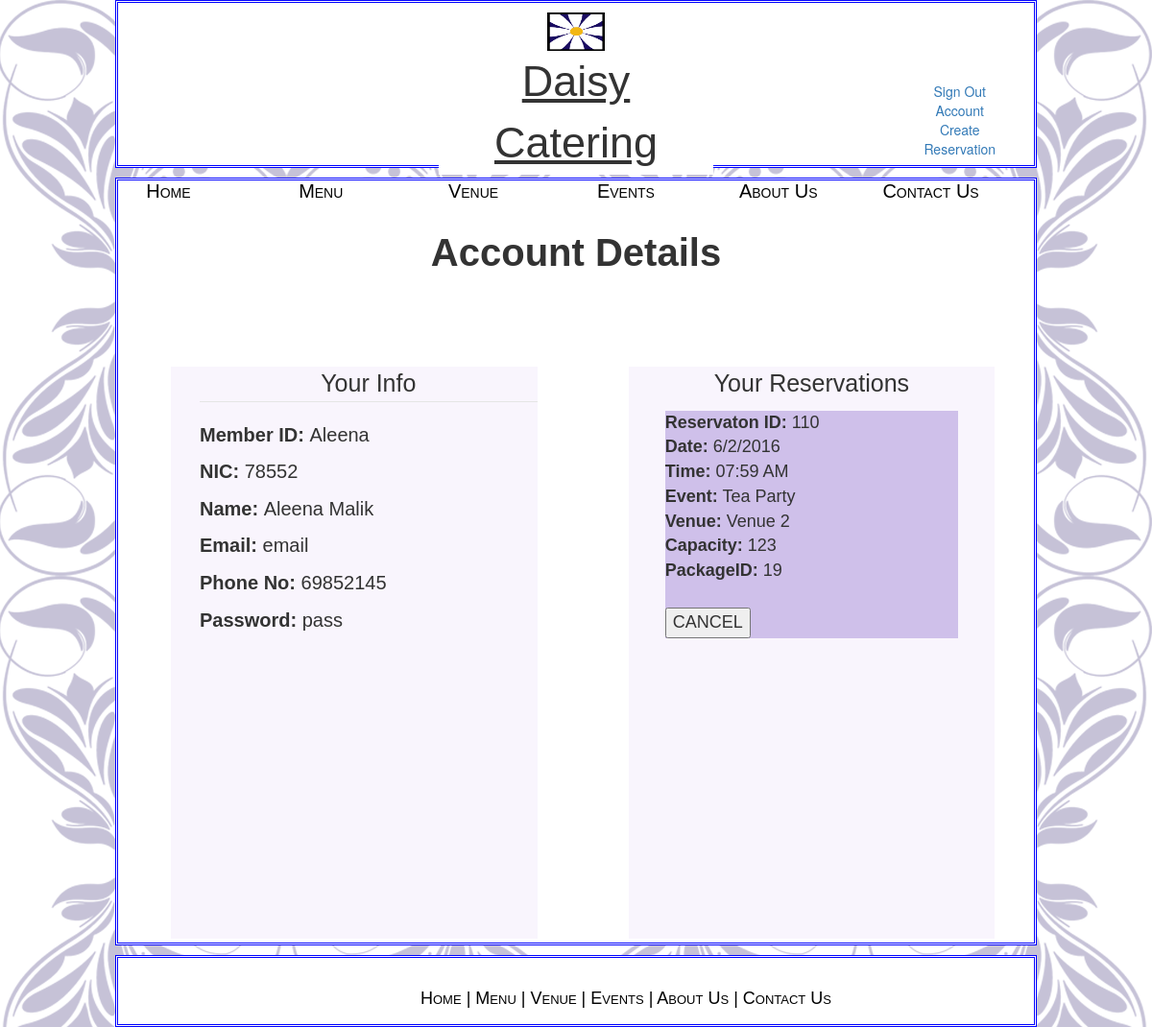
/AccountDetails.php (signed in), run on the app's committed database.
### tables this page shows
CREATE TABLE IF NOT EXISTS `reservation` (
  `ReservationID` int(4) NOT NULL AUTO_INCREMENT,
  `MemberID` varchar(50) NOT NULL,
  `rDate` varchar(20) NOT NULL,
  `rTime` varchar(20) NOT NULL,
  `EventType` varchar(50) NOT NULL,
  `VenueName` varchar(50) NOT NULL,
  `PackageID` int(4) NOT NULL,
  `Capacity` int(3) NOT NULL,
  PRIMARY KEY (`ReservationID`),
  KEY `MemberID` (`MemberID`),
  KEY `rDate` (`rDate`),
  KEY `rTime` (`rTime`),
  KEY `EventID` (`EventType`),
  KEY `VenueID` (`VenueName`),
  KEY `PackageID` (`PackageID`)
);

### AccountClass.php (called while the page is built, shortened)
<?php
class User{
	 var $createMemberId, $firstName,$lastName, $NIC, $email, $phoneNo, $password;
	function getMemberId(){
		return $this->createMemberId;}
	function getFirstName(){
		return $this->firstName;}
	function getLastName(){
		return $this->lastName;}
	function getNIC(){
		return $this->NIC;}
	function getEmail(){
		return $this->email;}
	function getPhoneNo(){
		return $this->phoneNo;}
	function getPassword(){
		return $this->password;}
}
?>

### AccountDetails.php (the view, shortened to what this page needs)
<?php
    include './Classes/AccountClass.php';
    $connection = new mysqli('localhost','Aleena','','daisycatering');
   ?>
<!DOCTYPE html>
<head>
        <link rel="stylesheet" type="text/css" href="css/bootstrap.css">
        <link rel="stylesheet" type="text/css" href="css/bootstrap.min.css">
        <link rel="stylesheet" type="text/css" href="css/bootstrap-theme.css">
        <link rel="stylesheet" type="text/css" href="css/bootstrap-theme.min.css">
        <link rel="stylesheet" type="text/css" href="/css/main.css">
</head>
<body>
    <div class="EntireScreen">
		<div class="Banner">
        <div class="Logo">
            <img src="Images/logo1.jpg" alt="Daisy Logo" style="height:40px; width:60px">
			</div>
            <p class="DaisyCatering"><u> Daisy Catering</u></p>
                    <div class="TotalnavBar">
				<div class="navBar">
                                    <p class="tab"> <a class="tabText"  href="index.php">Home</a></p>
				</div>
				<div class="navBar">
                                    <p class="tab"> <a class="tabText" href="menu.php">Menu</a></p>
				</div>
				<div class="navBar">
                                    <p class="tab"><a class="tabText"  href="venue.php">Venue</a></p>
				</div>
				<div class="navBar">
                                    <p class="tab"><a class="tabText" href="events.php">Events</a></p>
				</div>
				<div class="navBar">
                                    <p class="tab"><a class="tabText" href="aboutus.php">About Us</a></p>
				</div>
				<div class="navBar">
                                    <p class="tab"><a class="tabText" href="Contactus.php">Contact Us</a></p>
				</div>
			</div>
    <div class="signup">
              <?php   if(isset($_SESSION['MemberID'])){ ?>
                             <div>
                                 <a href="WorkerPHP/logout.php?logout=yes">Sign Out</a>
                            </div>
                             <div>
                                 <a href="AccountDetails.php">Account</a>
                            </div>
                             <div>
                                 <a href="createReservation.php">Create Reservation</a>
                            </div>
                    <?php } ?>
           </div>
        </div>
     <div class="Content">
         <p style="font-size: 40px; text-align: center"><strong>Account Details</strong></p>
         <div class="split" >
              <?php
               $user=$_SESSION['User'];
              ?>
             <fieldset  style="font-size: 20px">
                 <legend style="text-align: center; font-size: 25px"> Your Info </legend>
               <p><strong>Member ID: </strong><?php echo $user->getMemberId(); ?> </p>
                <p><strong>NIC: </strong><?php echo $user->getNIC(); ?> </p>
                <p><strong>Name: </strong><?php echo $user->getFirstName()." ".$user->getLastName(); ?> </p>
                <p><strong>Email: </strong><?php echo $user->getEmail(); ?></p>
                <p><strong>Phone No: </strong><?php echo $user->getPhoneNo(); ?></p>
                <p><strong>Password: </strong> <?php echo $user->getPassword(); ?></p>
             </fieldset>
         </div>
         <div class="split">
             <p style="text-align: center; font-size: 25px">Your Reservations</p>
             <?php
               $memberId = $_SESSION['MemberID'];
               $query="SELECT * FROM `reservation` WHERE MemberID='$memberId'";
               $result=$connection->query($query);
               $rows=$result->num_rows;
             for($j=0;$j<$rows;++$j){
                 echo'<div class=\'indiv\'>';
                 $result->data_seek($j);
                 echo '<strong>Reservaton ID:</strong> ' .$result->fetch_assoc()['ReservationID']. '<br>';
                 $result->data_seek($j);
                 echo '<strong>Date:</strong> ' .$result->fetch_assoc()['rDate']. '<br>';
                 $result->data_seek($j);
                 echo '<strong>Time:</strong> ' .$result->fetch_assoc()['rTime']. '<br>';
                 $result->data_seek($j);
                 echo '<strong>Event:</strong> ' .$result->fetch_assoc()['EventType']. '<br>';
                 $result->data_seek($j);
                 echo '<strong>Venue:</strong> ' .$result->fetch_assoc()['VenueName']. '<br>';
                 $result->data_seek($j);
                 echo '<strong>Capacity:</strong> ' .$result->fetch_assoc()['Capacity']. '<br>';
                 $result->data_seek($j);
                 echo '<strong>PackageID:</strong> ' .$result->fetch_assoc()['PackageID']. '<br><br>';
                 echo '<input type=\'submit\' id=\'cancel\' value=\'CANCEL\'>';
                 echo '</div>';
             }
             ?>
         </div>
     </div>
        <div class="Footer" >
            <p class="FooterText"><a class="BottomLinks" href="index.php">Home</a>  |  <a class="BottomLinks" href="menu.php"> Menu </a>  |
                <a class="BottomLinks" href="venue.php"> Venue </a>  |  <a class="BottomLinks" href="events.php"> Events </a>   |
                <a class="BottomLinks" href="aboutus.php"> About Us </a>   |   <a class="BottomLinks" href="Contactus.php"> Contact Us </a></p>
		</div>
</div>
</body>
</html>

### main.css (style rules this page uses)
.EntireScreen { width: 100%; height: 220%; background-image: url("C:\wamp64\www\NetBeansProjects\Images"); background-attachment: fixed; }
.Banner { width:80%; height:175px; margin: auto 10% auto 10%; background-color: white; text-align:center; border-color:blue; border-style:double; }
.signup { margin:-150px 0px 0px 1000px; width:70px; }
.Logo { background-color: white; margin-top:10px; }
.DaisyCatering { width: 30%; margin: 0px auto 0px auto; font-size: 45px; background-color: white; }
.TotalnavBar { position: relative; top: 0px; height: 2%; width: 100%; margin: 25px -77px; }
.navBar { float: left; width: 16.65%; height: 100%; margin: 1px 0px; }
.tab { font-size: 20px; position: relative; top: -23px; left: 50px; }
.tabText { text-decoration: none; color: black; font-family: 'Century Gothic', sans-serif; font-size: 20px; font-variant: small-caps; font-weight: 400; }
.Content { width: 80%; margin: 10px 10% auto 10%; background-color: white; border-color:blue; border-style:double; }
.Footer { width: 80%; margin: 10px 10% auto 10%; height: 75px; background-color: white; border-color:blue; border-style:double; }
.FooterText { text-decoration: none; color: black; font-size: 15px; margin-top: 30px; margin-left: 315px; font-family:'Century Gothic', sans-serif; font-size: 18px; font-variant: small-caps; }
a.BottomLinks { color: black; text-decoration: none; }
p { font-family: 'Century Gothic', sans-serif; }

### AccountDetails.php (style rules this page uses)
.EntireScreen { width: 100%; height: 220%; background-image: url("Images/Background2.png"); background-attachment: fixed; }
.Banner { width:80%; height:175px; margin: auto 10% auto 10%; background-color: white; text-align:center; border-color:blue; border-style:double; }
.signup { margin:-150px 20px 0px 1000px; width:12%; float:right; }
.Logo { background-color: white; margin-top:10px; }
.DaisyCatering { width: 30%; margin: 0px auto 0px auto; font-size: 45px; background-color: white; }
.TotalnavBar { position: relative; top: 0px; height: 2%; width: 100%; margin: 25px -77px; }
.navBar { float: left; width: 16.65%; height: 100%; margin: 1px 0px; }
.tab { font-size: 20px; position: relative; top: -23px; left: 50px; }
.tabText { text-decoration: none; color: black; font-family: 'Century Gothic', sans-serif; font-size: 20px; font-variant: small-caps; font-weight: 400; }
.Content { width: 80%; height:800px; margin: 10px 10% auto 10%; background-color: white; border-color:blue; border-style:double; font-family: 'Century Gothic', sans-serif; }
.Footer { width: 80%; margin: 10px 10% auto 10%; height: 75px; background-color: white; border-color:blue; border-style:double; }
.FooterText { text-decoration: none; color: black; font-size: 15px; margin-top: 30px; margin-left: 315px; font-family:'Century Gothic', sans-serif; font-size: 18px; font-variant: small-caps; }
a.BottomLinks { color: black; text-decoration: none; }
p { font-family: 'Century Gothic', sans-serif; }
.split { background-color: rgba(147, 91, 222, 0.06); float: left; width:40%; height:75%; margin: 80px 40px auto 55px; overflow: auto; }
fieldset { margin-left: 30px; }
.indiv { background-color: rgba(85, 39, 176, 0.26); font-size: 18px; font-family: 'Century Gothic', sans-serif; margin: 10px auto; width: 80%; }

### data on the page
reservation: ReservationID "110", rDate "6/2/2016", rTime "07:59 AM", EventType "Tea Party", VenueName "Venue 2", Capacity "123", PackageID "19"

### other printed values
$user->getMemberId() "Aleena"
$user->getNIC() "78552"
$user->getFirstName() "Aleena"
$user->getLastName() "Malik"
$user->getEmail() "email"
$user->getPhoneNo() "69852145"
$user->getPassword() "pass"
